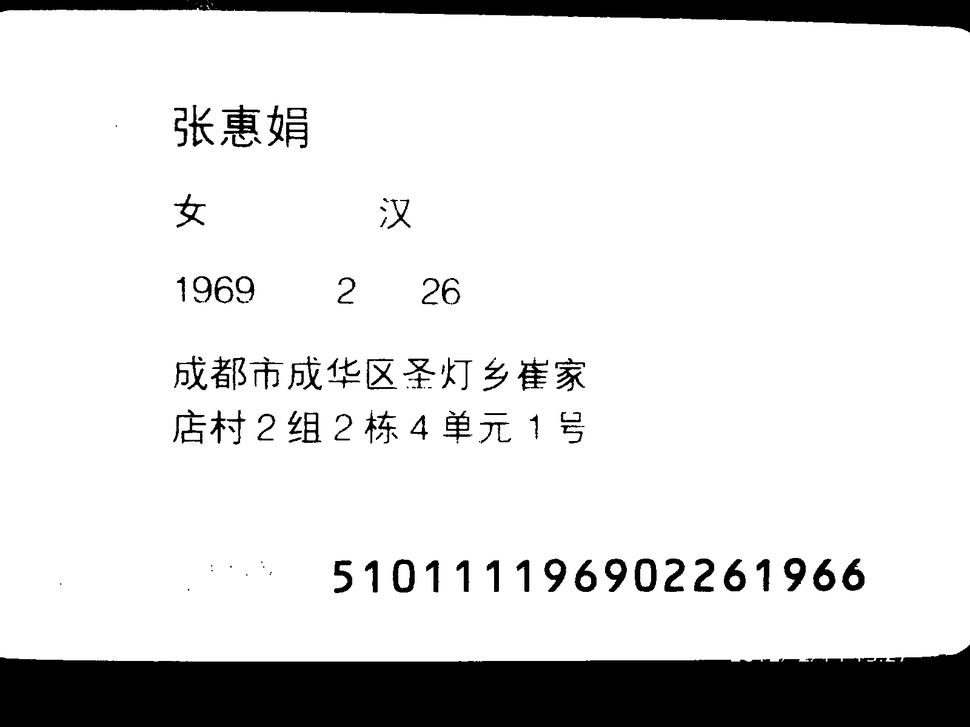
#> input picture tmp/test7.png, 970 x 727 px, shrunk from 1600 x 1200 before the run, given in place of test7.jpg, which was not available
$ python pil_test.py   (Python 2 division)
#> lines starting #> are read from the running program, lines starting #| are printed output that depends on the picture; after the words box and inside, x2 and y2 are one past the last pixel; in counts of white or black regions, pixels touching at a corner belong together; long printed decimals are rounded; pictures that were not available may be replaced by others from this repository, and a replacement may not be noted
#coding:utf-8
import cv2
import numpy as np
from matplotlib import pyplot as plt
from  process_pic import *

_in_dir = 'F:/tesseract/tu/'

x= 120
y = 255

img = cv2.imread(_in_dir+'test7.jpg')
#> img is the input picture: shape (727, 970, 3); min 0, max 255, mean 220.5
cv2.imshow('test0',img)
#img = color_filt1(img)

#cv2.imshow('test1',img)

kernel = cv2.getStructuringElement(cv2.MORPH_RECT,(2, 2))
'''
eroded = cv2.erode(img,kernel)
#显示腐蚀后的图像
cv2.imshow("Eroded Image",eroded)

dilated = cv2.dilate(eroded,kernel)
cv2.imshow('dilute',dilated)'''


GrayImage=cv2.cvtColor(img,cv2.COLOR_BGR2GRAY)

ret,thresh1=cv2.threshold(GrayImage,x,y,cv2.THRESH_BINARY)
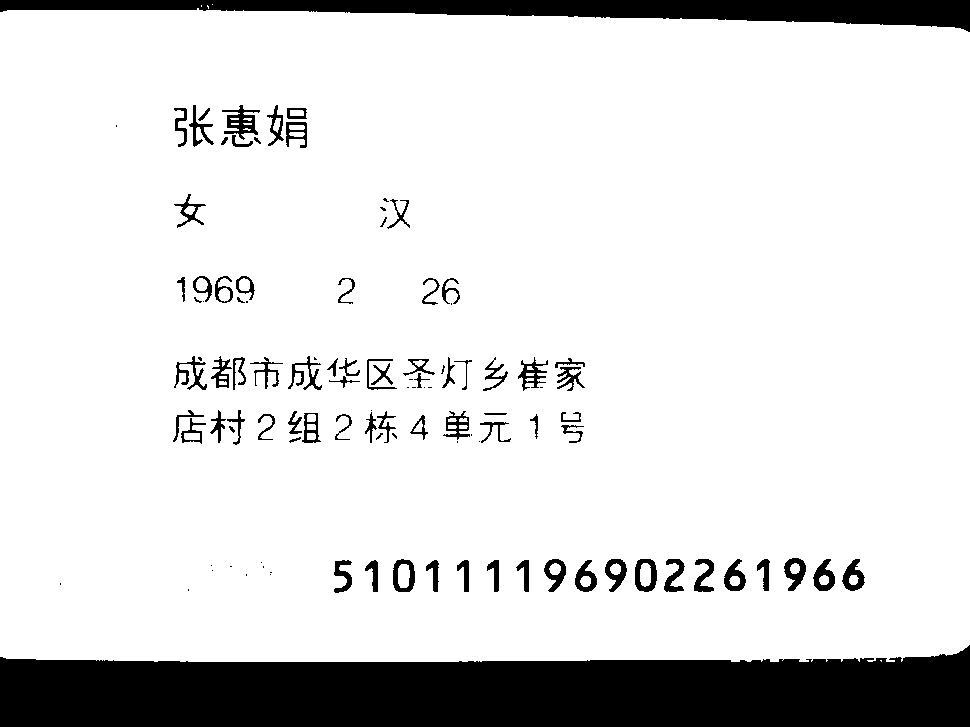
#> thresh1: shape (727, 970); 86.5% white; 110 black regions (32 under 20 px), largest, box (x1, y1, x2, y2) and area: (0, 645, 970, 727) 64634, (0, 0, 970, 32) 15459, (222, 105, 260, 140) 552
#> ret = 120

cv2.imshow("thresh1", thresh1);

GrayImage = cv2.GaussianBlur(GrayImage,(3,3),0)

edges = cv2.Canny(GrayImage,50,100)
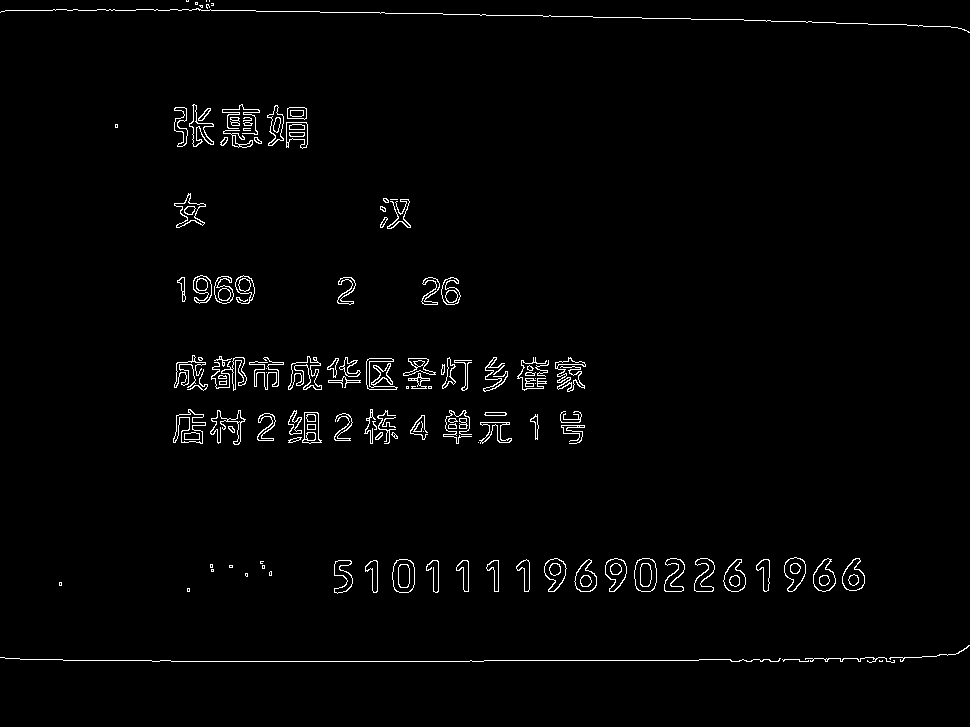
#> edges: shape (727, 970); 1.8% white in thin lines or dots

cv2.imshow('ed',edges)

lines = cv2.HoughLines(edges,1,np.pi/360,100)
#> lines = 83 rows, first 8: [6, 1.59], [661, 1.57], [665, 1.56], [1, 1.6], [659, 1.58], [9, 1.58], [10, 1.57], [-7, 1.61]

result = np.zeros_like(edges)

for line in lines[0]:
    rho = line[0] #第一个元素是距离rho
    theta= line[1] #第二个元素是角度theta
    print rho
    print theta
    if  (theta < (np.pi/4. )) or (theta > (3.*np.pi/4.0)): #垂直直线
                #该直线与第一行的交点
        pt1 = (int(rho/np.cos(theta)),0)
        #该直线与最后一行的焦点
        pt2 = (int((rho-result.shape[0]*np.sin(theta))/np.cos(theta)),result.shape[0])
        #绘制一条白线
        cv2.line( result, pt1, pt2, (255))
    else: #水平直线
        # 该直线与第一列的交点
        pt1 = (0,int(rho/np.sin(theta)))
        #该直线与最后一列的交点
        pt2 = (result.shape[1], int((rho-result.shape[1]*np.cos(theta))/np.sin(theta)))
        #绘制一条直线
        cv2.line(result, pt1, pt2, (255), 2)
#> this loop made 1 pass
#> (rho, theta, pt1, pt2) on pass 1: (6, 1.59, (0, 6), (970, 22))
#| 6.0
#| 1.588
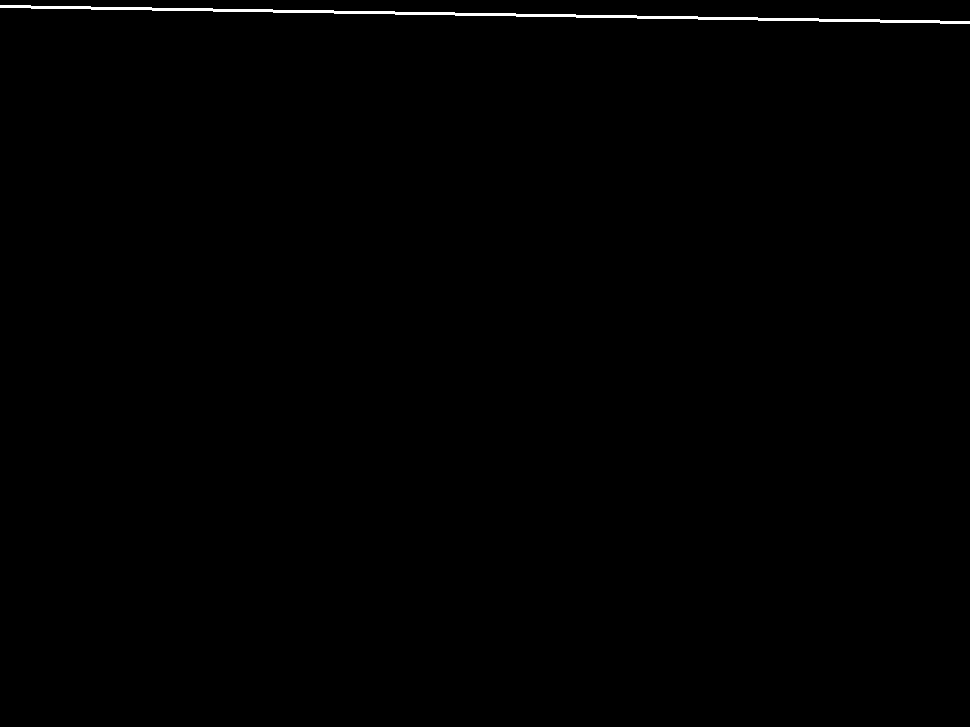
#> result: shape (727, 970); 0.41% white; 1 white region, box (x1, y1, x2, y2) and area: (0, 5, 970, 24) 2910

cv2.imshow('result',result)

'''contours, hierarchy = cv2.findContours(thresh1,cv2.RETR_TREE,cv2.CHAIN_APPROX_SIMPLE)[-2:]
cv2.drawContours(img,contours,-1,(0,0,255),3)

cv2.imshow('test',img)'''


'''kernel = cv2.getStructuringElement(cv2.MORPH_RECT,(5, 5))

closed = cv2.morphologyEx(thresh1, cv2.MORPH_CLOSE, kernel)
# 显示腐蚀后的图像
cv2.imshow("Close", closed);

# 开运算
opened = cv2.morphologyEx(thresh1, cv2.MORPH_OPEN, kernel)
# 显示腐蚀后的图像
cv2.imshow("Open", opened)'''
#print np.average(thresh1)

#th2 = cv2.adaptiveThreshold(GrayImage,255,cv2.ADAPTIVE_THRESH_MEAN_C,\
 #                   cv2.THRESH_BINARY,3,5)
'''ret,thresh2=cv2.threshold(GrayImage,x,y,cv2.THRESH_BINARY_INV)
ret,thresh3=cv2.threshold(GrayImage,x,y,cv2.THRESH_TRUNC)
ret,thresh4=cv2.threshold(GrayImage,x,y,cv2.THRESH_TOZERO)
ret,thresh5=cv2.threshold(GrayImage,x,y,cv2.THRESH_TOZERO_INV)
titles = ['Gray Image','BINARY','BINARY_INV','TRUNC','TOZERO','TOZERO_INV']
images = [GrayImage, thresh1, thresh2, thresh3, thresh4, thresh5]
for i in xrange(6):
   plt.subplot(2,3,i+1),plt.imshow(images[i],'gray')
   plt.title(titles[i])
   plt.xticks([]),plt.yticks([])'''

#plt.imshow(thresh1,'gray')
#plt.show()
cv2.waitKey(0)

cv2.destroyAllWindows()

$ run again, with tmp/test2.png copied over tmp/test7.png
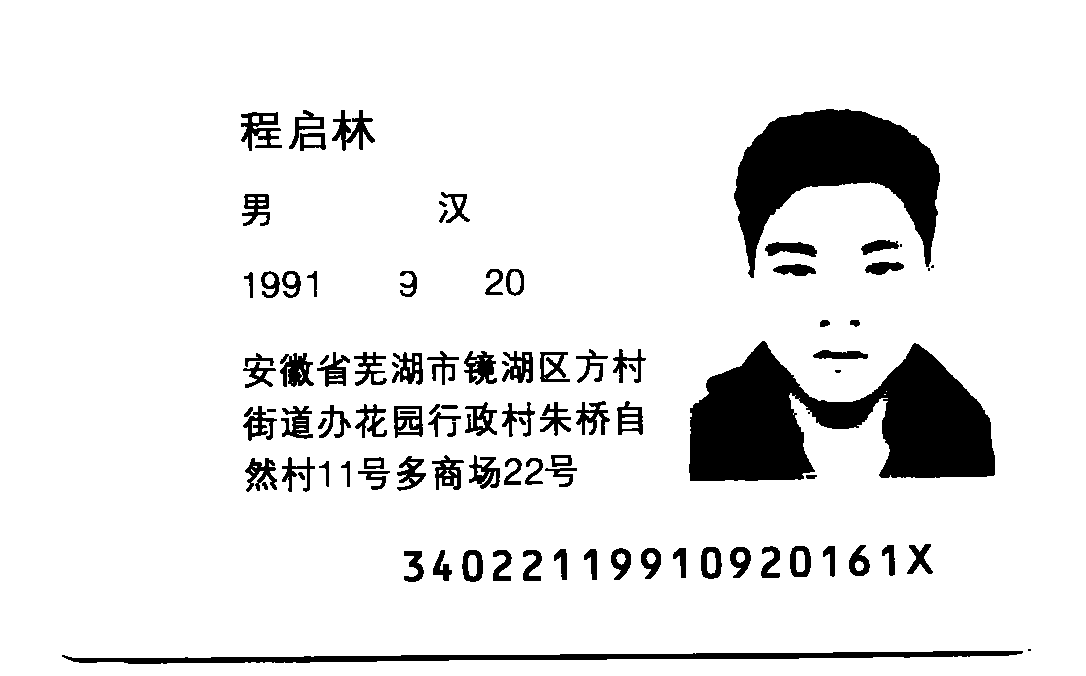
#> input picture tmp/test2.png, 1086 x 676 px, given in place of test7.jpg, which was not available
#> img is the input picture: shape (676, 1086, 3); 89.9% white; 99 black regions (5 under 20 px), largest, box (x1, y1, x2, y2) and area: (689, 341, 995, 481) 25348, (734, 109, 940, 278) 16512, (62, 651, 1023, 664) 5190
#> ret = 120
#> `edges = cv2.Canny(GrayImage,50,100)`:
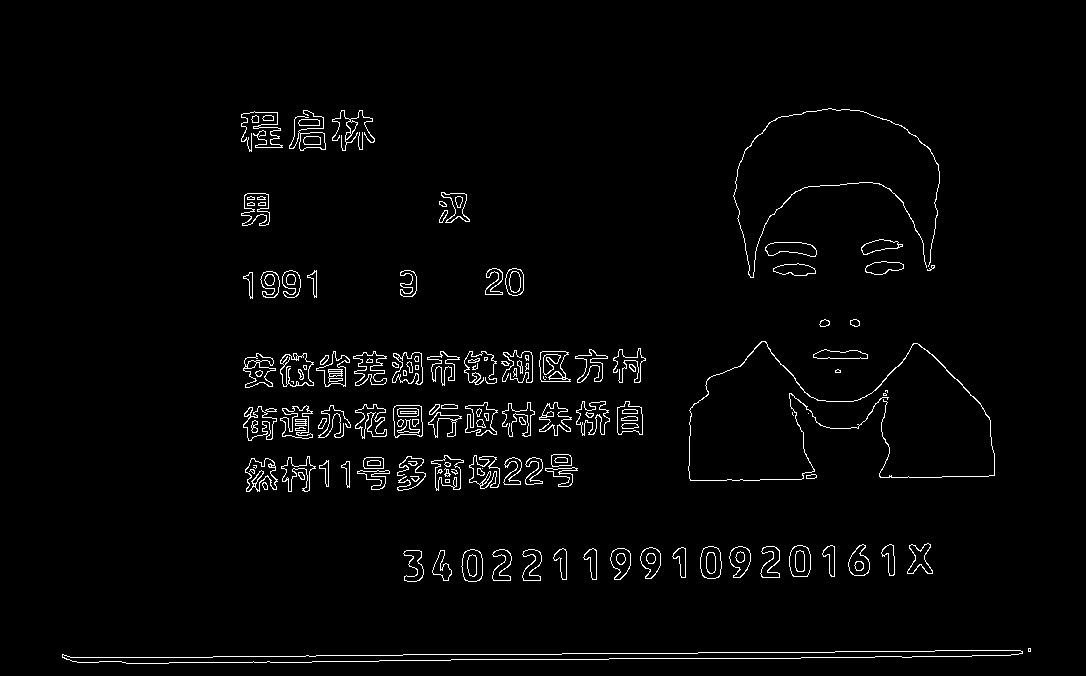
#> edges: shape (676, 1086); 2.3% white in thin lines or dots, all inside (x1, y1, x2, y2) = (62, 108, 1031, 664)
#> lines = 175 rows, first 8: [664, 1.56], [658, 1.56], [667, 1.55], [657, 1.57], [493, 1.55], [652, 1.58], [654, 1.58], [485, 1.56]
#> the loop `for line in lines[0]:` made 1 pass
#> (rho, theta, pt1, pt2) on pass 1: (664, 1.56, (0, 664), (1086, 654))
#> (printed output is left out)
#> after the loop `for line in lines[0]:`:
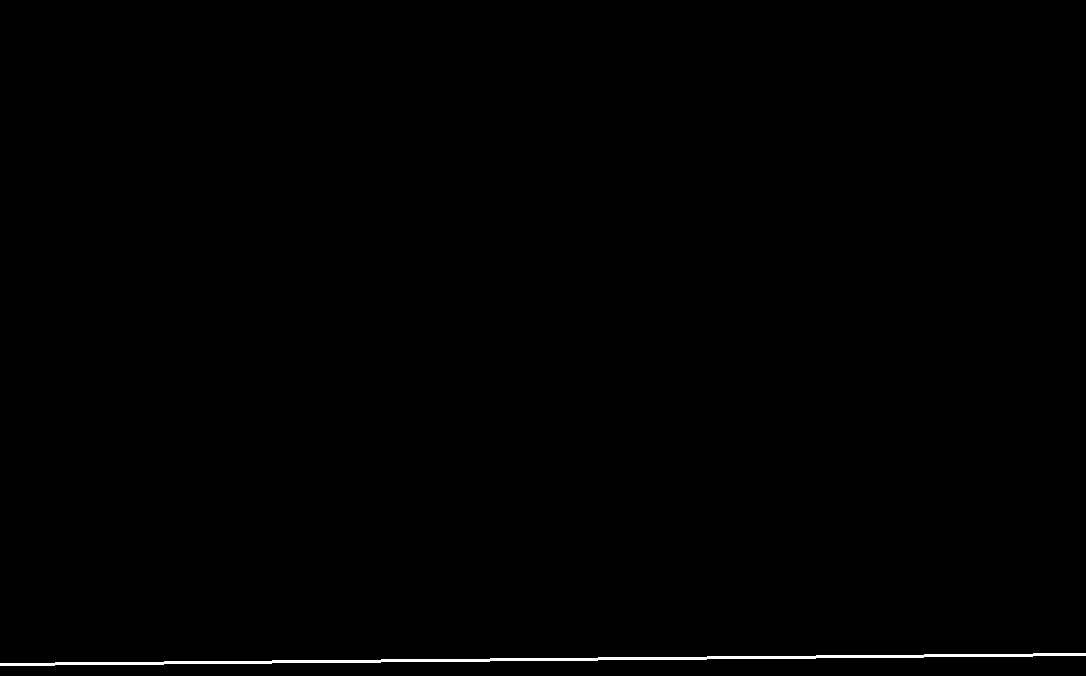
#> result: shape (676, 1086); 0.44% white; 1 white region, box (x1, y1, x2, y2) and area: (0, 653, 1086, 666) 3258

$ run again, with tmp/test3.png copied over tmp/test7.png
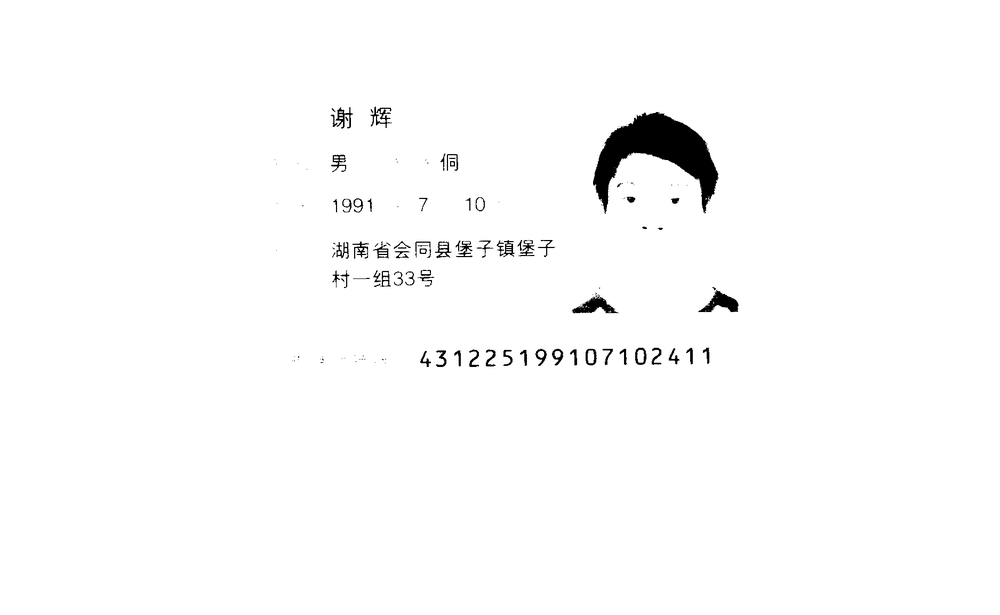
#> input picture tmp/test3.png, 1000 x 615 px, shrunk from 1875 x 1153 before the run, given in place of test7.jpg, which was not available
#> img is the input picture: shape (615, 1000, 3); min 0, max 255, mean 251.1
#> thresh1: shape (615, 1000); 98.5% white; 116 black regions (65 under 20 px), largest, box (x1, y1, x2, y2) and area: (593, 112, 718, 213) 5236, (698, 287, 739, 312) 420, (572, 297, 617, 313) 377
#> ret = 120
#> `edges = cv2.Canny(GrayImage,50,100)`:
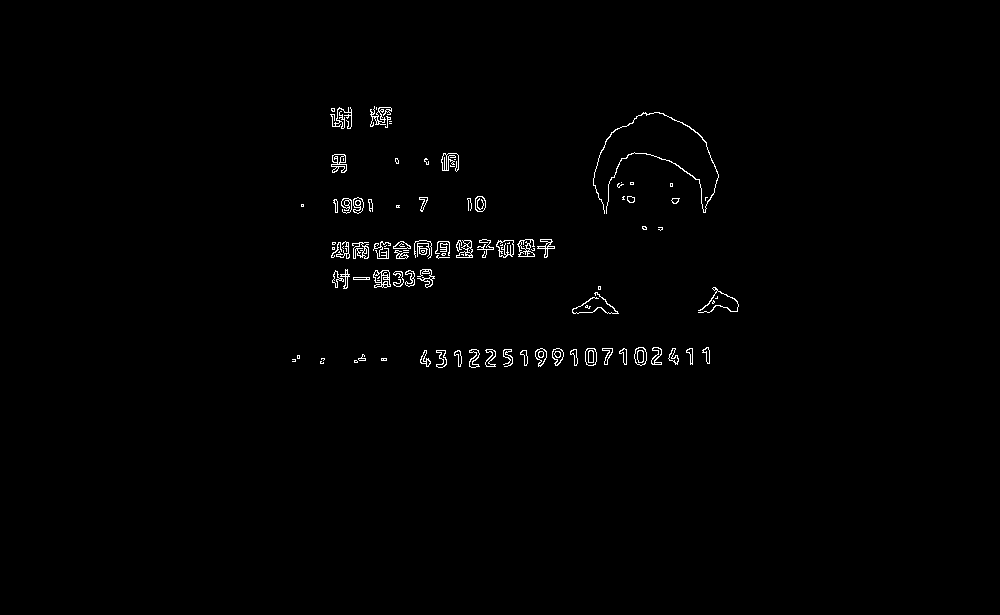
#> edges: shape (615, 1000); 0.84% white in thin lines or dots, all inside (x1, y1, x2, y2) = (292, 106, 739, 368)
#> lines = [[251, 1.56], [248, 1.57], [255, 1.55], [262, 1.54], [253, 1.56]]
#> the loop `for line in lines[0]:` made 1 pass
#> (rho, theta, pt1, pt2) on pass 1: (251, 1.56, (0, 251), (1000, 242))
#> (printed output is left out)
#> after the loop `for line in lines[0]:`:
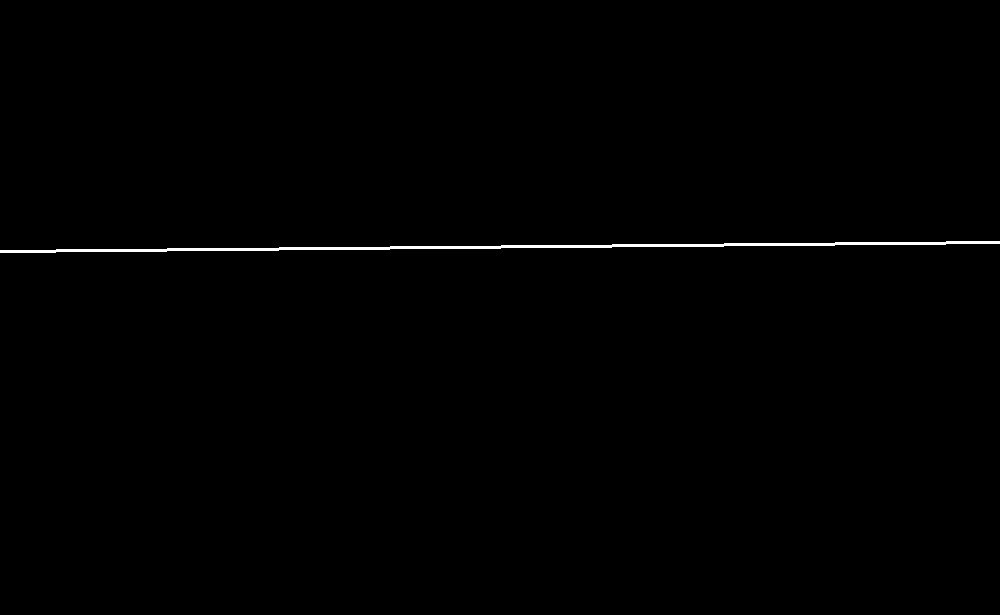
#> result: shape (615, 1000); 0.49% white; 1 white region, box (x1, y1, x2, y2) and area: (0, 241, 1000, 253) 3000
